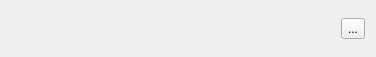
<?xml version="1.0" encoding="UTF-8"?>
<ui version="4.0">
 <class>SettingsManagementToolbar</class>
 <widget class="QWidget" name="SettingsManagementToolbar">
  <property name="geometry">
   <rect>
    <x>0</x>
    <y>0</y>
    <width>376</width>
    <height>57</height>
   </rect>
  </property>
  <property name="windowTitle">
   <string>Form</string>
  </property>
  <layout class="QHBoxLayout" name="horizontalLayout">
   <item>
    <spacer name="horizontalSpacer">
     <property name="orientation">
      <enum>Qt::Horizontal</enum>
     </property>
     <property name="sizeHint" stdset="0">
      <size>
       <width>309</width>
       <height>20</height>
      </size>
     </property>
    </spacer>
   </item>
   <item>
    <widget class="QToolButton" name="openSettins_toolButton">
     <property name="text">
      <string>...</string>
     </property>
     <property name="icon">
      <iconset resource="../../../DATA/common.qrc">
       <normaloff>:/images/icons/common/settings.svg</normaloff>:/images/icons/common/settings.svg</iconset>
     </property>
     <property name="iconSize">
      <size>
       <width>32</width>
       <height>32</height>
      </size>
     </property>
    </widget>
   </item>
  </layout>
 </widget>
 <resources>
  <include location="../../../DATA/common.qrc"/>
 </resources>
 <connections/>
</ui>
